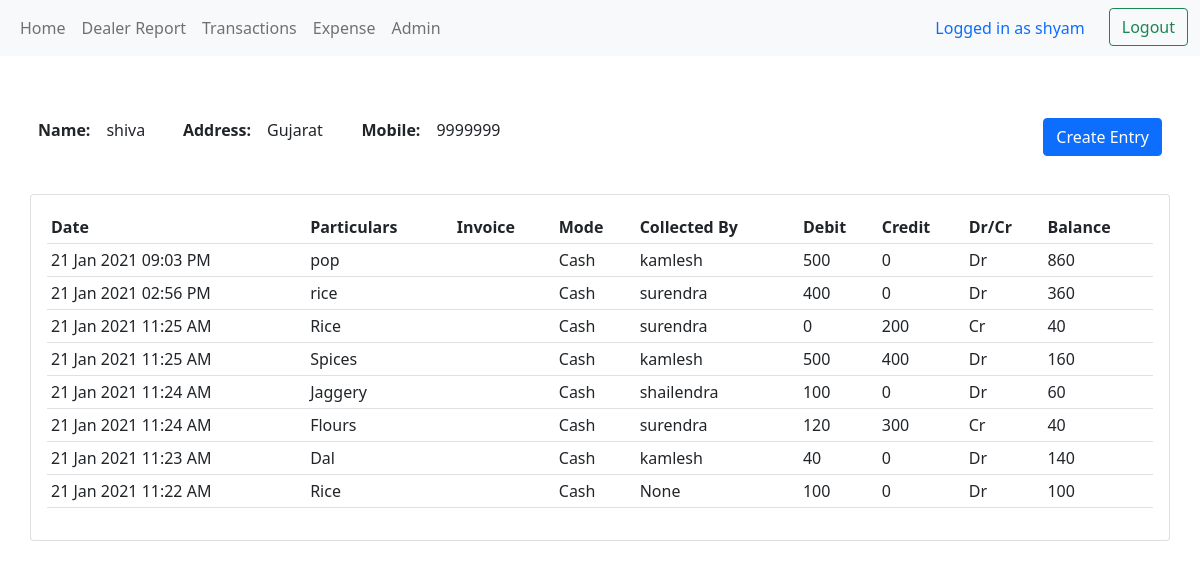
The app's page /dealer/1/ (signed in), older data.
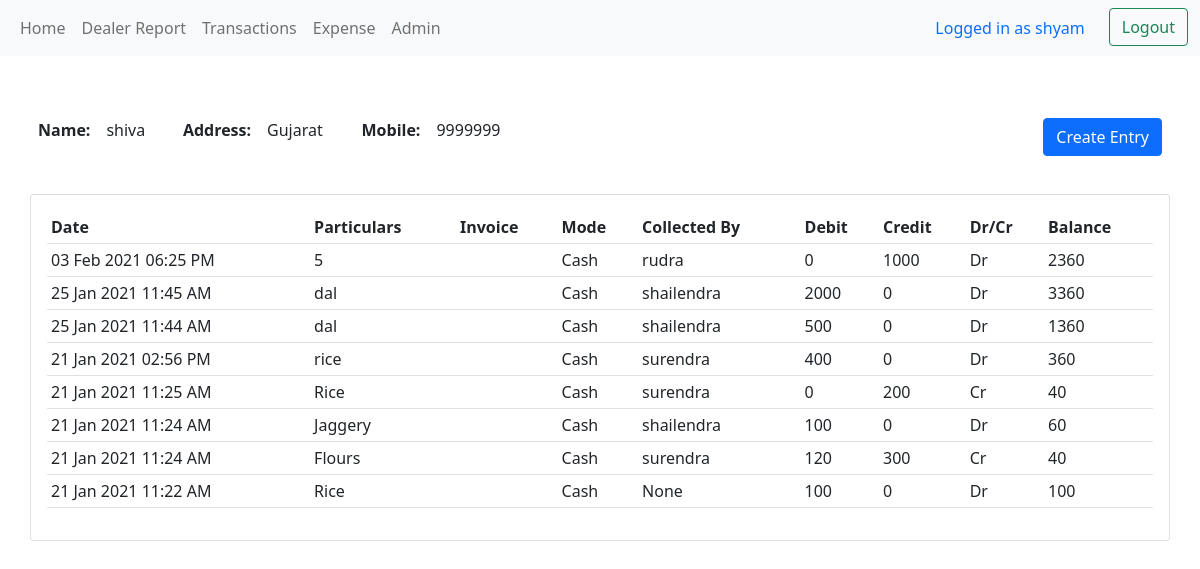
The same page, newer data.
### ledger/models.py (models this page shows, shortened)
class Dealer(models.Model):
    name = models.CharField(unique=True, max_length=200)
    mob_num = models.IntegerField(unique=True, blank=True, null=True)
    address = models.TextField(blank=True)

class Ledger(models.Model):
    date = models.DateTimeField("Date",auto_now_add=True)
    particulars = models.CharField("Particulars",max_length=100,blank=True)
    debit = models.PositiveIntegerField("Debit",blank=True, default=0)
    credit = models.PositiveIntegerField("Credit",blank=True, default=0)
    paymode = models.CharField("Payment Mode",max_length=25, choices=(('Cash','Cash'),
                                                       ('Cheque','Cheque'),
                                                       ('No Money Collected','No Money Collected'),))
    isChequeCleared = models.BooleanField(editable=False, blank=True, null=True)
    new_balance = models.IntegerField(editable=False)
    dr_cr = models.CharField("Dr/Cr",max_length=2,default='nil',editable=False)
    invoice = models.ImageField("Invoice",upload_to=None, blank=True)
    dealer = models.ForeignKey(Dealer,verbose_name="Dealer", null=True, on_delete=models.SET_NULL)
    balance = models.IntegerField(editable=False,default=0)
    dealer_ledger_number = models.IntegerField(editable=False,default=0)
    collect_by = models.ForeignKey(Collected_by,verbose_name="Collected By", blank=True, null=True, on_delete=models.SET_NULL)
    class Meta:
        db_table= "led"

class Collected_by(models.Model):
    name = models.CharField(max_length=50, blank=True)
    class Meta:
        verbose_name_plural = "Money Collected By"
    def __str__(self):
        return self.name

### ledger/decorators.py (the view)
        def wrapper_func(request, *args, **kwargs):
            group = None
            if request.user.groups.exists():
                group = request.user.groups.all()[0].name
            if group in allowed_roles:
                return view_func(request, *args, **kwargs)
            else:
                return HttpResponse('You are not authorized to view this page')

### ledger/templatetags/auth_extras.py (called while the page is built)
@register.filter(name='has_group')
def has_group(user, group_name):
    group = Group.objects.get(name=group_name)
    return True if group in user.groups.all() else False

### ledger/views.py (called while the page is built)
@login_required(login_url='loginuser')
@allowed_users(allowed_roles=['admin'])
def dealer(request, pk):
    dealer = Dealer.objects.get(id=pk)
    ledgers = dealer.ledger_set.all()
    orderedledger = ledgers.order_by('-date')
    p = Paginator(orderedledger, 10)
    page_num = request.GET.get('page', 1)
    try:
        page = p.page(page_num)
    except EmptyPage:
        page = p.page(1)
    context = {'dealer':dealer, 'ledgers':ledgers,'orderedledger':page }
    return render(request, 'ledger/dealer.html', context)

### ledger/templates/ledger/dealer.html (shortened to what this page needs)
{% extends 'ledger/base.html' %}
{% block content %}
<br>
<div class="">
      <div class="d-flex justify-content-between" style="padding:2.5%">
        <div class="d-flex">
          <div class="d-flex" style="padding-right:5%;">
            <p style="font-weight:bold; margin:0.5rem;">Name: </p>
            <p style="margin:0.5rem;">{{ dealer.name }}</p>
          </div>
          <div class="d-flex" style="padding-right:5%;">
            <p style="font-weight:bold; margin:0.5rem;">Address: </p>
            <p style="margin:0.5rem;">{{ dealer.address }}</p>
          </div>
          <div class="d-flex" style="padding:0 0.25%;">
            <p style="font-weight:bold; margin:0.5rem;">Mobile: </p>
            <p style="margin:0.5rem;">{{ dealer.mob_num }}</p>
          </div>
        </div>
        <div>
          <a class="btn btn-primary btn-block" href="{% url 'ledger' dealer.id %}" style="margin:0.5rem;">Create Entry</a>
        </div>
      </div>
    <div class="" style="padding:0% 2.5%;">
      <div class="card card-body">
        <table class="table table-sm">
          <tr>
            <th>Date</th>
            <th>Particulars</th>
            <th>Invoice</th>
            <th>Mode</th>
            <th>Collected By</th>
            <th>Debit</th>
            <th>Credit</th>
            <th>Dr/Cr</th>
            <th>Balance</th>
          </tr>
          {% for ledger in orderedledger %}
          <tr>
            <td>{{ ledger.date|date:"d M Y" }}  {{ ledger.date|time:"h:i A" }}</td>
            <td>{{ ledger.particulars }}</td>
            <td>{{ ledger.invoice }}</td>
            <td>{{ ledger.paymode }}</td>
            <td>{{ ledger.collect_by }}</td>
            <td>{{ ledger.debit }}</td>
            <td>{{ ledger.credit }}</td>
            <td>{{ ledger.dr_cr }}</td>
            <td>{{ ledger.balance }}</td>
          </tr>
          {% endfor %}
          </table>
        </div>
      </div>
    </div>
{% endblock %}

### ledger/templates/ledger/base.html (shortened to what this page needs)
{% load auth_extras %}
<!DOCTYPE html>
<html>
{% if user.is_authenticated %}
<head>
  <link href="https://cdn.jsdelivr.net/npm/bootstrap@5.0.0-beta1/dist/css/bootstrap.min.css" rel="stylesheet">
</head>
<body>
  <nav class="navbar navbar-expand-lg navbar-light bg-light">
    <div class="container-fluid">
      <div class="collapse navbar-collapse" id="navbarNavAltMarkup">
        <div class="navbar-nav" style="width:100%">
          {% if request.user|has_group:"admin" %}
          <div class="item-container" style="width:50%;">
            <a class="item-right nav-link" style="padding:0.5rem" href="{% url 'home' %}">Home</a>
            <a class="item-right nav-link" style="padding:0.5rem" href="{% url 'netbalpdf' %}">Dealer Report</a>
            <a class="item-right nav-link" style="padding:0.5rem" href="{% url 'dailytrans' %}">Transactions</a>
            {% else %}
            <a class="item-right nav-link" style="padding:0.5rem" href="{% url 'userpage' %}">Home</a>
            {% endif %}
            <a class="item-right nav-link" style="padding:0.5rem" href="{% url 'roadexpense' %}">Expense</a>
            {% if request.user.is_superuser %}
            <a class="item-right nav-link" style="padding:0.5rem" href="{% url 'admin:index' %}">Admin</a>
            {% endif %}
          </div>
          <div class="logout-container">
            <a class="item-left nav-link" style="color:#0d6efd; margin-right:1rem">Logged in as {{ user.username }}</a>
            <form style="margin-top:0px;" action="{% url 'logoutuser'  %}" method="POST">
              <button class="btn btn-outline-success" type="submit" >Logout</button>
            </form>
          </div>
        </div>
      </div>
    </div>
  </nav>
{% block content %}{% endblock %}
</body>
{% endif %}
</html>

### ledger/templates/ledger/base.html (style rules this page uses)
.logout-container { width: 50% ; display: flex; justify-content: end; }
.item-container { display: flex; }
@media only screen and (max-width: 1300px) { .item-left { margin: 0; padding: 0.5rem; } }

Row changes from the older to the newer data that the page shows:
removed Ledger: date "21 Jan 2021", date "09:03 PM", particulars "pop", paymode "Cash", collect_by "kamlesh", debit "500", credit "0", dr_cr "Dr", balance "860"
removed Ledger: date "21 Jan 2021", date "11:25 AM", particulars "Spices", paymode "Cash", collect_by "kamlesh", debit "500", credit "400", dr_cr "Dr", balance "160"
removed Ledger: date "21 Jan 2021", date "11:23 AM", particulars "Dal", paymode "Cash", collect_by "kamlesh", debit "40", credit "0", dr_cr "Dr", balance "140"
added Ledger: date "03 Feb 2021", date "06:25 PM", particulars "5", paymode "Cash", collect_by "rudra", debit "0", credit "1000", dr_cr "Dr", balance "2360"
added Ledger: date "25 Jan 2021", date "11:45 AM", particulars "dal", paymode "Cash", collect_by "shailendra", debit "2000", credit "0", dr_cr "Dr", balance "3360"
added Ledger: date "25 Jan 2021", date "11:44 AM", particulars "dal", paymode "Cash", collect_by "shailendra", debit "500", credit "0", dr_cr "Dr", balance "1360"
